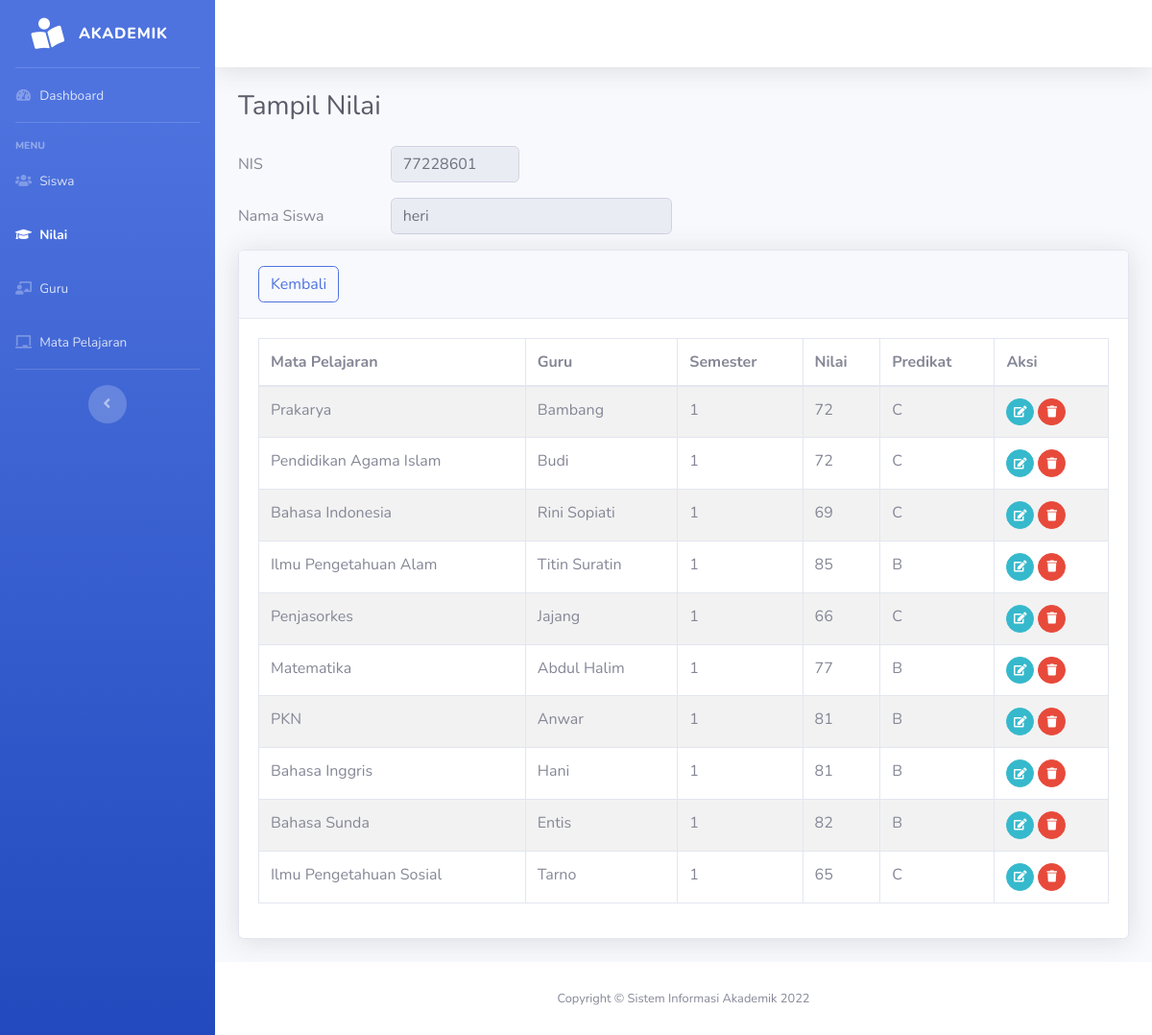
Before: /nilai/tampil-nilai.php?nis=77228601 with the older database file.
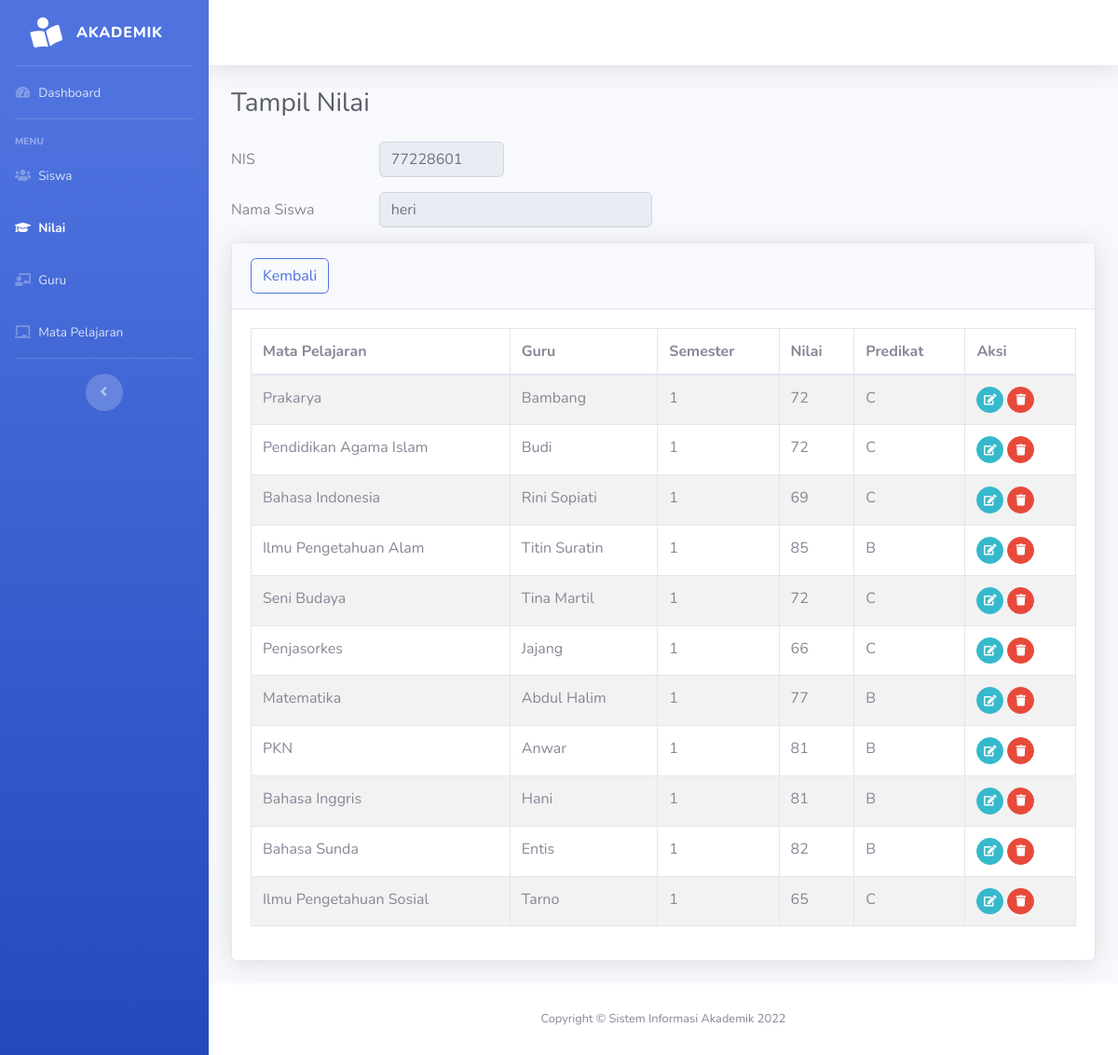
After: the same page with the newer database file.
### tables this page shows
CREATE TABLE `nilai` (
  `nis` varchar(8) NOT NULL,
  `kd_mp` int(11) NOT NULL,
  `semester` enum('1','2') DEFAULT NULL,
  `nilai` int(3) DEFAULT NULL,
  `predikat` char(1) DEFAULT NULL
);

CREATE TABLE `mata_pelajaran` (
  `kd_mp` int(11) NOT NULL,
  `nama_mp` varchar(30) DEFAULT NULL
);

CREATE TABLE `guru` (
  `nip` varchar(18) NOT NULL,
  `kd_mp` int(11) DEFAULT NULL,
  `nama_guru` varchar(30) DEFAULT NULL,
  `alamat` varchar(30) DEFAULT NULL,
  `jenis_kelamin` enum('L','P') DEFAULT NULL,
  `agama` enum('ISLAM','PROTESTAN','KATHOLIK','HINDU','BUDHA','KONGHUCU','LAINNYA') DEFAULT NULL
);

### functions.php (called while the page is built, shortened)
<?php
function ambilsatubaris($conn, $query)
{
    $db = mysqli_query($conn, $query);
    return mysqli_fetch_assoc($db);
}
	?>

### nilai/tampil-nilai.php (the view, shortened to what this page needs)
<?php
include_once("../functions.php");
if (isset($_GET['nis'])) {
    $nis = $_GET['nis'];
$query = "SELECT siswa.nis, siswa.nama FROM siswa WHERE nis='$nis'";
$tampil = ambilsatubaris($con, $query);
}
?>
<!DOCTYPE html>
<html><head><title>Nilai Siswa</title>
<link href="../assets/vendor/fontawesome-free/css/all.min.css" rel="stylesheet" type="text/css">
<link href="../assets/css/sb-admin-2.min.css" rel="stylesheet">
  <link href="../assets/vendor/datatables/dataTables.bootstrap4.min.css" rel="stylesheet">
<link rel="stylesheet" href="https://cdn.datatables.net/buttons/2.2.3/css/buttons.dataTables.min.css">
</head>
<body id="page-top">
     <div id="wrapper">
       <?php include_once("../layout/sidebar.php") ?>
        <div id="content-wrapper" class="d-flex flex-column">
            <div id="content">
            <?php include_once("../layout/topbar.php") ?>
                <div class="container-fluid">
                    <h1 class="h3 mb-4 text-gray-800">Tampil Nilai</h1>
                    <div class="row mb-3 ">
                    <label class="col-sm-2 col-form-label">NIS</label>
                    <div class="col-sm-2">
                    <input type="text" class="form-control" value="<?= $tampil['nis']  ?>" readonly>
                    </div>
                    </div>
                    <div class="row mb-3">
                    <label class="col-sm-2 col-form-label">Nama Siswa</label>
                    <div class="col-sm-4">
                    <input type="text" class="form-control" value="<?= $tampil['nama'] ?>" readonly>
                    </div>
                    </div>
                    <div class="card shadow mb-4">
                        <div class="card-header py-3">
                            <a href="javascript:void(0)" onclick="window.history.back();" ><button type="button" class="btn btn-outline-primary rounded">Kembali</button></a>
                        </div>
                        <div class="card-body">
<?php
$db=dbConnect();
if($db->connect_errno==0){
	$sql="SELECT siswa.nis, nama_mp, nama_guru, semester,nilai, predikat FROM nilai, mata_pelajaran, siswa, guru
                            WHERE nilai.kd_mp = mata_pelajaran.kd_mp
                            AND mata_pelajaran.kd_mp = guru.kd_mp
                            AND siswa.nis = $nis AND  nilai.nis = $nis";
	$res=$db->query($sql);
	if($res){
		?>
        <div class="table-responsive">
             <table class="table table-bordered table-striped" id="dataTable" width="100%" cellspacing="0">
        <thead>
		<tr><th>Mata Pelajaran</th>
            <th>Guru</th>
            <th>Semester</th>
            <th>Nilai</th>
            <th>Predikat</th>
            <th>Aksi</th>
			</tr></thead>
		<tbody>
		 <?php
            $data = $res->fetch_all(MYSQLI_ASSOC);
            foreach($data as $row){
            ?>
            <tr>
                <td><?= $row['nama_mp']; ?></td>
                <td><?= $row['nama_guru'] ?></td>
                <td td.dt-center><?= $row['semester']?></td>
                <td><?= $row['nilai']; ?></td>
                <td><?= $row['predikat']; ?></td>
                <td>
                    <a href="nilai-edit.php?nis=<?= $row['nis']?>" class="btn btn-info btn-circle btn-sm">
                    <i class="fas fa-edit"></i>
                    </a>
                    <a href="nilai-hapus.php?nis=<?= $row['nis'];?>" class="btn btn-danger btn-circle btn-sm hapus">
                    <i class="fas fa-trash"></i>
                    </a>
                </td>
            </tr>
                <?php
        }
        ?>
		</tbody>
		</table>
		<?php
	}else
		echo "Gagal Eksekusi SQL".(DEVELOPMENT?" : ".$db->error:"")."<br>";
}
else
	echo "Gagal koneksi".(DEVELOPMENT?" : ".$db->connect_error:"")."<br>";
?>
      </div>
                        </div>
                </div>
            </div>
            <?php include_once("../layout/footer.php") ?>
        </div>
        </div>
</body>
</html>

Changed rows visible on the page:
now on this page (row edited): nilai: kd_mp.nama_mp "Seni Budaya", guru.nama_guru "Tina Martil", semester "1", nilai "72", predikat "C"
